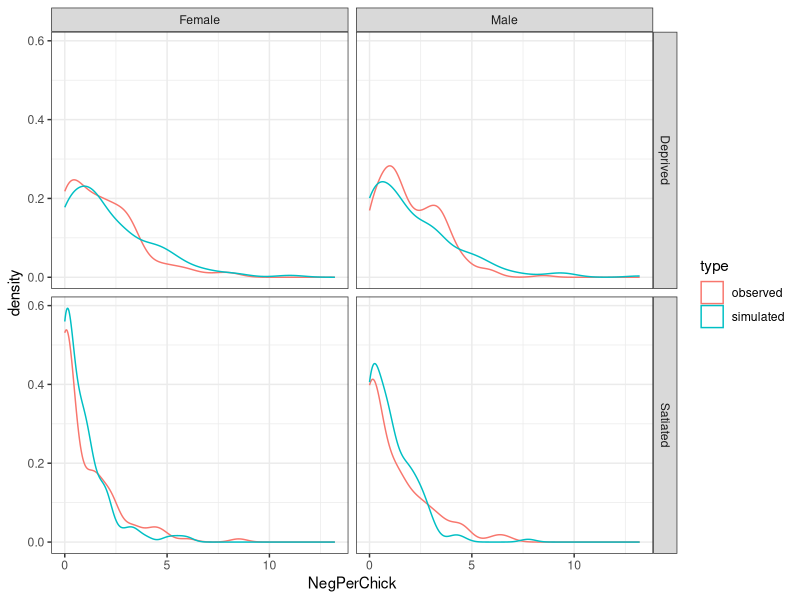
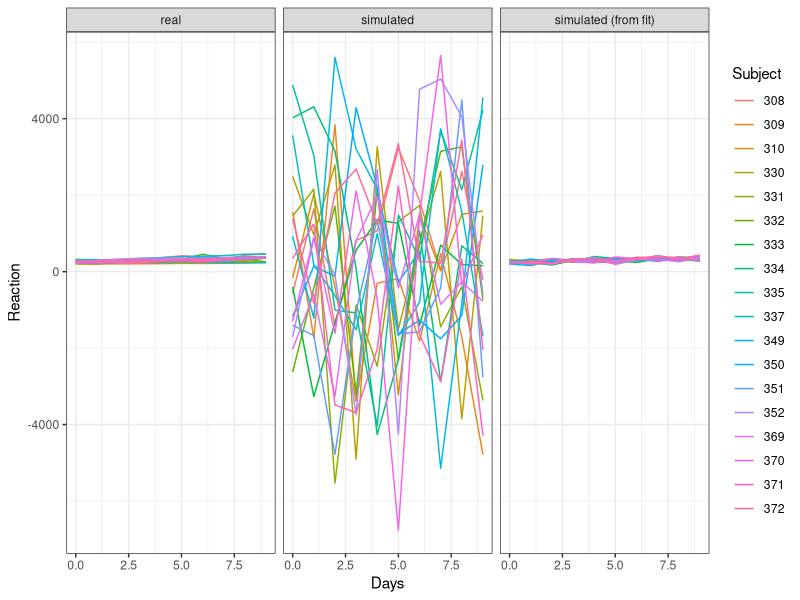
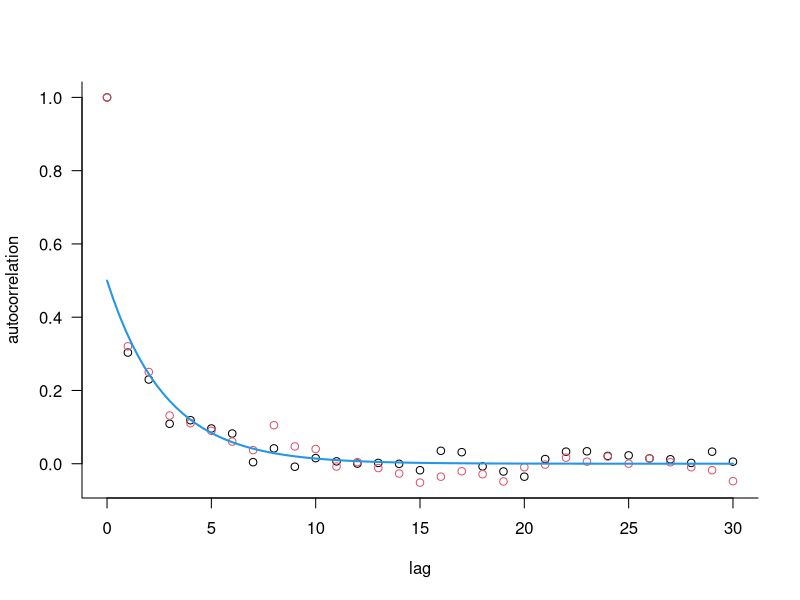

Recreate these plots in R, in order.
## ---- chunk 1
library(knitr)
knitr::opts_chunk$set(echo = TRUE)
## ---- chunk 2
library(glmmTMB)
library(ggplot2); theme_set(theme_bw())
## ---- chunk 3
data(Owls)
owls_nb1 <- glmmTMB(SiblingNegotiation ~ FoodTreatment*SexParent +
                             (1|Nest)+offset(log(BroodSize)),
                          family = nbinom1,
                          ziformula = ~1, data=Owls)
## ---- chunk 4
simo=simulate(owls_nb1, seed=1)
Simdat=Owls
Simdat$SiblingNegotiation=simo[[1]]
Simdat=transform(Simdat,  
			NegPerChick = SiblingNegotiation/BroodSize, 
			type="simulated")
Owls$type = "observed"	
Dat=rbind(Owls, Simdat)	
## ---- chunk 5

ggplot(Dat,  aes(NegPerChick, colour=type))+geom_density()+facet_grid(FoodTreatment~SexParent)
## ---- chunk 6
data("sleepstudy", package = "lme4")
set.seed(101)
ss_sim <- transform(sleepstudy,
                    Reaction = simulate_new(~ Days,
                                            newdata = sleepstudy,
                                            family = gaussian,
                                            newparams = list(beta = c(250, 10),
                                                        betadisp = 2*log(50)))[[1]])
## ---- chunk 7
ss_fit <- glmmTMB(Reaction ~ Days, sleepstudy)
ss_simlm <- transform(sleepstudy,
                      Reaction = simulate(ss_fit)[[1]])
## ---- chunk 8
library(ggplot2); theme_set(theme_bw())
ss_comb <- rbind(data.frame(sleepstudy, sample = "real"),
                 data.frame(ss_sim, sample = "simulated"),
                 data.frame(ss_simlm, sample = "simulated (from fit)")
                 )
ggplot(ss_comb, aes(x = Days, y = Reaction, colour = Subject)) +
    geom_line() +
    facet_wrap(~sample)
## ---- chunk 9
rho_to_theta <- function(rho) rho/sqrt(1-rho^2)
## tests
stopifnot(all.equal(get_cor(rho_to_theta(-0.2)), -0.2))
## equivalent to general function
stopifnot(all.equal(rho_to_theta(-0.2), put_cor(-0.2, input_val = "vec")))
## ---- chunk 10
n_id <- 10
dd <- expand.grid(trt = factor(c("A", "B")),
                  id = factor(1:n_id),
                  time = 1:6)
## ---- chunk 11
form1 <- ~trt*time+(1+time|id)
colnames(model.matrix(lme4::nobars(form1), data = dd))
## ---- chunk 12
## intercept, trtB effect, slope, trt x slope interaction
beta_vec <- c(1, 2, 0.1, 0.2)
## ---- chunk 13
sdvec <-  c(1.5,0.15)
corval <- -0.2
thetavec <- c(log(sdvec), rho_to_theta(corval))
par1 <- list(beta = beta_vec,
             betadisp = log(1),  ## log(theta)
             theta = thetavec)
## ---- chunk 14
dd$y <- simulate_new(form1,
                     newdata = dd,
                     seed = 101,
                     family = nbinom2,
                     newparams = par1)[[1]]
range(dd$y)
## ---- chunk 15
library(lme4)
set.seed(101)
X <- model.matrix(nobars(form1), data  = dd)
## generate random effects values
rt <- mkReTrms(findbars(form1),
               model.frame(subbars(form1), data = dd))
Z <- t(rt$Zt)
## construct covariance matrix
Sigma <- diag(sdvec) %*% matrix(c(1, corval, corval, 1), 2) %*% diag(sdvec)
lmer_thetavec <- t(chol(Sigma))[c(1,2,4)]
## plug values into Cholesky factor of random effects covariance matrix
rt$Lambdat@x <- lmer_thetavec[rt$Lind]
u <- rnorm(nrow(rt$Lambdat))
b <- t(rt$Lambdat) %*% u
eta <- drop(X %*% par1$beta + t(rt$Zt) %*% b)
mu <- exp(eta)
y <- rnbinom(nrow(dd), size = 1, mu = mu)
range(y) ## range varies a lot
## ---- chunk 16
b <- MASS::mvrnorm(1, mu = rep(0,2*n_id),
                   Sigma = Matrix::.bdiag(replicate(n_id,
                                                    Sigma,
                                                    simplify = FALSE)))
## ---- chunk 17
set.seed(101)
n <- 1000                                                 ## Number of time points
x <- MASS::mvrnorm(mu = rep(0,n),
                   Sigma = .7 ^ as.matrix(dist(1:n)) )    ## Simulate the process using the MASS package
## as.matrix(dist(1:n)) constructs a banded matrix with m_{ij} = abs(i-j)
y <- x + rnorm(n)                                         ## Add measurement noise/nugget
dat0 <- data.frame(y, 
                 times = factor(1:n, levels=1:n),
                 group = factor(rep(1, n)))
## ---- chunk 18
phi_to_AR1 <- function(phi) phi/sqrt(1-phi^2)
s2 <- simulate_new(~ ar1(times + 0 | group), 
                   newdata = dat0,
                   seed = 101,
                   newparams = list(
                       beta = 0,   
                       betadisp = 0,
                       theta = c(0, phi_to_AR1(0.7)))
                   )[[1]]
## ---- chunk 19
a1 <- drop(acf(dat0$y, plot = FALSE)$acf)
a2 <- drop(acf(s2, plot = FALSE)$acf)
par(las = 1, bty = "l")
matplot(0:(length(a1)-1), cbind(a1, a2), pch = 1,
        ylab = "autocorrelation", xlab = "lag")
curve(0.7^x/2, add = TRUE, col = 4, lwd = 2)
